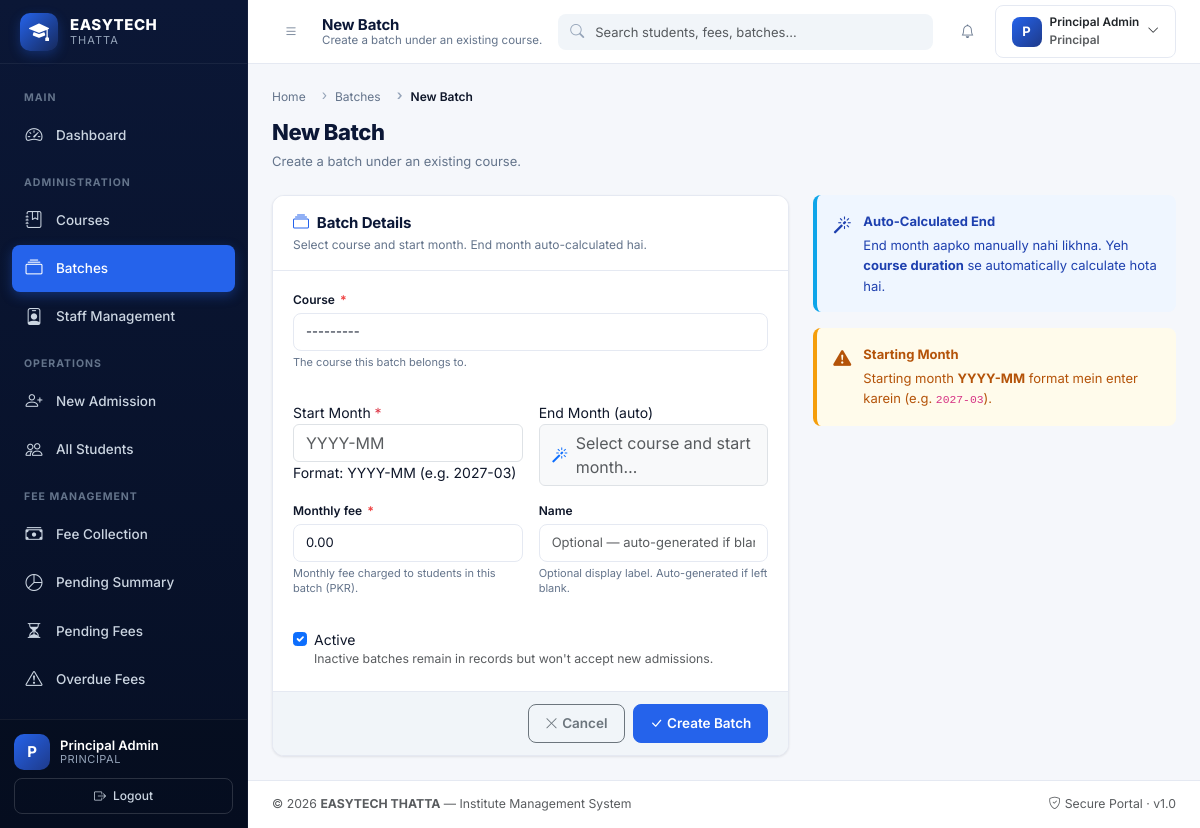
/batches/new/ (signed in), run on the app's committed database.
### accounts/models.py (models this page shows, shortened)
class CustomUser(AbstractBaseUser, PermissionsMixin):
    ROLE_STAFF = 'staff'
    ROLE_PRINCIPAL = 'principal'
    ROLE_STUDENT = 'student'
    ROLE_CHOICES = (
        ('staff', 'Staff'),
        ('principal', 'Principal'),
        ('student', 'Student'),  # <--- YEH NAYA ROLE HAI
    )
    linked_student = models.OneToOneField(
        'students.Student',
        on_delete=models.CASCADE,
        null=True,
        blank=True,
        related_name='user_account',
        help_text="Link to the student profile if this is a student account."
    )
    username = models.CharField(
        max_length=50,
        unique=True,
        db_index=True,
        help_text="Login username (e.g., staff01, principal01).",
    )
    full_name = models.CharField(
        max_length=150,
        blank=True,
        help_text="Display name shown across the dashboard.",
    )
    phone = models.CharField(
        max_length=20,
        blank=True,
        help_text="Contact number (optional).",
    )
    role = models.CharField(
        max_length=20,
        choices=ROLE_CHOICES,
        default=ROLE_STAFF,
        db_index=True,
        help_text="Determines portal access: Staff or Principal.",
    )
    is_staff = models.BooleanField(
        default=False,
        help_text="Grants access to Django admin site.",
    )
    is_active = models.BooleanField(
        default=True,
        help_text="Inactive users cannot log in.",
    )
    date_joined = models.DateTimeField(default=timezone.now, editable=False)
    last_login = models.DateTimeField(blank=True, null=True, editable=False)
    objects = CustomUserManager()
    USERNAME_FIELD = 'username'
    REQUIRED_FIELDS = []  # createsuperuser will only prompt for username + password
    class Meta:
        ordering = ['-date_joined']
        verbose_name = 'User'
        verbose_name_plural = 'Users'
        indexes = [
            models.Index(fields=['role', 'is_active']),
        ]
    @property
    def is_principal(self) -> bool:
        return self.role == self.ROLE_PRINCIPAL
    def get_short_name(self) -> str:
        return self.full_name.split(' ')[0] if self.full_name else self.username
    def get_full_name(self) -> str:
        return self.full_name.strip() or self.username

### batches/views.py (the view, shortened to what this page needs)
# urls.py: path('new/', views.batch_create, name='create'),
@principal_required
@require_http_methods(["GET", "POST"])
def batch_create(request):
    form = BatchForm(request.POST or None)
    context = {
        'page_title': 'New Batch',
        'page_subtitle': 'Create a batch under an existing course.',
        'active_menu': 'batches',
        'form': form,
        'form_action': reverse('batches:create'),
        'cancel_url': reverse('batches:list'),
        'crumbs': [
            {'label': 'Home', 'url': reverse('accounts:redirect_to_login') if False else reverse('accounts:redirect_after_login')},
            {'label': 'Batches', 'url': reverse('batches:list')},
            {'label': 'New Batch'},
        ],
    }
    return render(request, 'batches/form.html', context)

### templates/batches/form.html (shortened to what this page needs)
{% extends 'base/base.html' %}
{% block content %}
{% include 'base/partials/page-header.html' with title=page_title description=page_subtitle %}
<div class="row">
    <div class="col-lg-8 col-xl-7">
        <form method="post" action="{{ form_action }}" novalidate autocomplete="off" id="batchForm">
            <div class="app-card">
                <div class="app-card-header">
                    <div class="app-card-header-left">
                        <h3 class="app-card-title">
                            <i class="bi bi-collection"></i> <span>Batch Details</span>
                        </h3>
                        <p class="app-card-subtitle">Select course and start month. End month auto-calculated hai.</p>
                    </div>
                </div>
                <div class="app-card-body">
                    <div class="row g-3">
                        <div class="col-12">
                            {% include 'components/_form_field.html' with field=form.course only %}
                        </div>
                        <div class="col-md-6">
                            <label for="{{ form.start_month.id_for_label }}" class="field-label">
                                Start Month <span class="text-danger">*</span>
                            </label>
                            {{ form.start_month }}
                            <div class="field-help">Format: YYYY-MM (e.g. 2027-03)</div>
                        </div>
                        <div class="col-md-6">
                            <label class="field-label">End Month (auto)</label>
                            <div class="form-control d-flex align-items-center bg-light" style="cursor: not-allowed;" id="endMonthPreview" title="Calculated from course duration">
                            </div>
                        </div>
                        <div class="col-md-6">
                            {% include 'components/_form_field.html' with field=form.monthly_fee only %}
                        </div>
                        <div class="col-md-6">
                            {% include 'components/_form_field.html' with field=form.name only %}
                        </div>
                        <div class="col-12">
                            <div class="form-check">
                                {{ form.is_active }}
                                <label class="form-check-label" for="{{ form.is_active.id_for_label }}">
                                    Active
                                    <small class="text-muted d-block">Inactive batches remain in records but won't accept new admissions.</small>
                                </label>
                            </div>
                        </div>
                    </div>
                </div>
                <div class="app-card-footer d-flex justify-content-end gap-2">
                    <a href="{{ cancel_url }}" class="btn btn-outline-secondary"><i class="bi bi-x-lg me-1"></i>Cancel</a>
                    <button type="submit" class="btn btn-primary"><i class="bi bi-check-lg me-1"></i>{% if batch %}Save Changes{% else %}Create Batch{% endif %}</button>
                </div>
            </div>
        </form>
    </div>
    <div class="col-lg-4 col-xl-5">
        <div class="callout callout-info">
            <div class="callout-icon"><i class="bi bi-magic"></i></div>
            <div class="callout-body">
                <span class="callout-title">Auto-Calculated End</span>
                End month aapko manually nahi likhna. Yeh <strong>course duration</strong> se automatically calculate hota hai.
            </div>
        </div>
        <div class="callout callout-warning">
            <div class="callout-icon"><i class="bi bi-exclamation-triangle-fill"></i></div>
            <div class="callout-body">
                <span class="callout-title">Starting Month</span>
                Starting month <strong>YYYY-MM</strong> format mein enter karein (e.g. <code>2027-03</code>).
            </div>
        </div>
    </div>
</div>
{% endblock %}

### templates/base/partials/sidebar.html (shortened to what this page needs)
{% load static %}
<aside class="app-sidebar" id="appSidebar" aria-label="Sidebar navigation">
    <div class="sidebar-brand">
        <div class="sidebar-brand-icon">
            <i class="bi bi-mortarboard-fill"></i>
        </div>
        <div class="sidebar-brand-text">
            <span class="brand-name">EASYTECH</span>
            <span class="brand-sub">Thatta</span>
        </div>
    </div>
    <nav class="sidebar-nav">
        <div class="nav-section">Main</div>
                {% if request.user.role == 'student' %}
            <div class="nav-section">My Portal</div>
            <a href="{% url 'dashboard:student' %}"
               class="nav-link {% if active_menu == 'dashboard' %}active{% endif %}">
                <i class="bi bi-speedometer2"></i>
                <span>My Dashboard</span>
            </a>
            <a href="{% url 'dashboard:student_profile' %}"
               class="nav-link {% if active_menu == 'profile' %}active{% endif %}">
                <i class="bi bi-person-vcard"></i>
                <span>My Profile</span>
            </a>
            <a href="{% url 'dashboard:student_ledger' %}"
               class="nav-link {% if active_menu == 'ledger' %}active{% endif %}">
                <i class="bi bi-receipt"></i>
                <span>My Fee Ledger</span>
            </a>
            <a href="{% url 'dashboard:student_print' %}" target="_blank"
               class="nav-link">
                <i class="bi bi-printer"></i>
                <span>Print Admission Form</span>
            </a>
        {% elif request.user.is_principal %}
            <a href="{% url 'dashboard:principal' %}"
               class="nav-link {% if active_menu == 'dashboard' %}active{% endif %}">
                <i class="bi bi-speedometer2"></i>
                <span>Dashboard</span>
            </a>
            <div class="nav-section">Administration</div>
            <a href="{% url 'courses:list' %}"
               class="nav-link {% if active_menu == 'courses' %}active{% endif %}">
                <i class="bi bi-journal-bookmark"></i>
                <span>Courses</span>
            </a>
            <a href="{% url 'batches:list' %}"
               class="nav-link {% if active_menu == 'batches' %}active{% endif %}">
                <i class="bi bi-collection"></i>
                <span>Batches</span>
            </a>
            <a href="{% url 'staff:list' %}"
               class="nav-link {% if active_menu == 'staff' %}active{% endif %}">
                <i class="bi bi-person-badge"></i>
                <span>Staff Management</span>
            </a>
            <div class="nav-section">Operations</div>
            <a href="{% url 'students:create' %}"
               class="nav-link {% if active_menu == 'new_admission' %}active{% endif %}">
                <i class="bi bi-person-plus"></i>
                <span>New Admission</span>
            </a>
            <a href="{% url 'students:list' %}"
               class="nav-link {% if active_menu == 'students' %}active{% endif %}">
                <i class="bi bi-people"></i>
                <span>All Students</span>
            </a>
            <div class="nav-section">Fee Management</div>
            <a href="{% url 'fees:collection_dashboard' %}"
               class="nav-link {% if active_menu == 'fee_collection' %}active{% endif %}">
                <i class="bi bi-cash-stack"></i>
                <span>Fee Collection</span>
            </a>
            <a href="{% url 'fees:pending_summary' %}"
               class="nav-link {% if active_menu == 'pending_summary' %}active{% endif %}">
                <i class="bi bi-pie-chart"></i>
                <span>Pending Summary</span>
            </a>
            <a href="{% url 'fees:pending_fees' %}"
               class="nav-link {% if active_menu == 'pending_fees' %}active{% endif %}">
                <i class="bi bi-hourglass-split"></i>
                <span>Pending Fees</span>
            </a>
            <a href="{% url 'fees:overdue_fees' %}"
               class="nav-link {% if active_menu == 'overdue_fees' %}active{% endif %}">
                <i class="bi bi-exclamation-triangle"></i>
                <span>Overdue Fees</span>
            </a>
            <a href="{% url 'fees:corrections_list' %}"
               class="nav-link {% if active_menu == 'corrections' %}active{% endif %}">
                <i class="bi bi-tools"></i>
                <span>Corrections</span>
            </a>
        {% endif %}
    </nav>
    <div class="sidebar-footer">
        <div class="sidebar-user">
            <div class="user-avatar">
                {{ request.user.get_short_name|slice:":1"|upper }}
            </div>
            <div class="user-info">
                <span class="user-name">{{ request.user.get_full_name }}</span>
                <span class="user-role">{{ request.user.get_role_display }}</span>
            </div>
        </div>
        <form method="post" action="{% url 'accounts:logout' %}" class="mt-2">
            <button type="submit" class="btn btn-sm btn-outline-light w-100">
                <i class="bi bi-box-arrow-right me-1"></i> Logout
            </button>
        </form>
    </div>
</aside>

### templates/base/partials/navbar.html (shortened to what this page needs)
<header class="app-navbar" role="banner">
    <div class="navbar-left">
        <button class="btn btn-icon" id="sidebarToggle" type="button" aria-label="Toggle sidebar">
            <i class="bi bi-list"></i>
        </button>
        <div class="navbar-title-wrap">
            <h1 class="navbar-title">{{ page_title|default:"Dashboard" }}</h1>
            {% if page_subtitle %}
                <p class="navbar-subtitle">{{ page_subtitle }}</p>
            {% endif %}
        </div>
    </div>
    {% include 'base/partials/search.html' %}
    <div class="navbar-right">
        {% include 'base/partials/notifications.html' %}
        <div class="dropdown">
            <button class="btn btn-profile d-flex align-items-center gap-2"
                    type="button"
                    data-bs-toggle="dropdown"
                    aria-expanded="false">
                <span class="user-avatar-sm">
                    {{ request.user.get_short_name|slice:":1"|upper }}
                </span>
                <span class="d-none d-md-inline text-start">
                    <span class="d-block small fw-semibold">{{ request.user.get_full_name }}</span>
                    <span class="d-block small text-muted">{{ request.user.get_role_display }}</span>
                </span>
                <i class="bi bi-chevron-down small"></i>
            </button>
        </div>
    </div>
</header>

### data on the page
CustomUser: user.get_short_name "P", user.get_full_name "Principal Admin", user.role "PRINCIPAL", user.role "Principal"

### other printed values
{{ page_title|default:"Dashboard" }} "New Batch"
{{ page_subtitle }} "Create a batch under an existing course."
{{ crumb.label }} "Home" "Batches"
{{ crumb.label }} "New Batch"
{{ title|default:"Untitled Page" }} "New Batch"
{{ description }} "Create a batch under an existing course."
{{ label|default:field.label }} "Course Monthly fee Name"
{{ help_text|default:field.help_text|safe }} "The course this batch belongs to. Monthly fee charged to students in this batch (PKR). Optional display label. Auto-generated if left blank."
